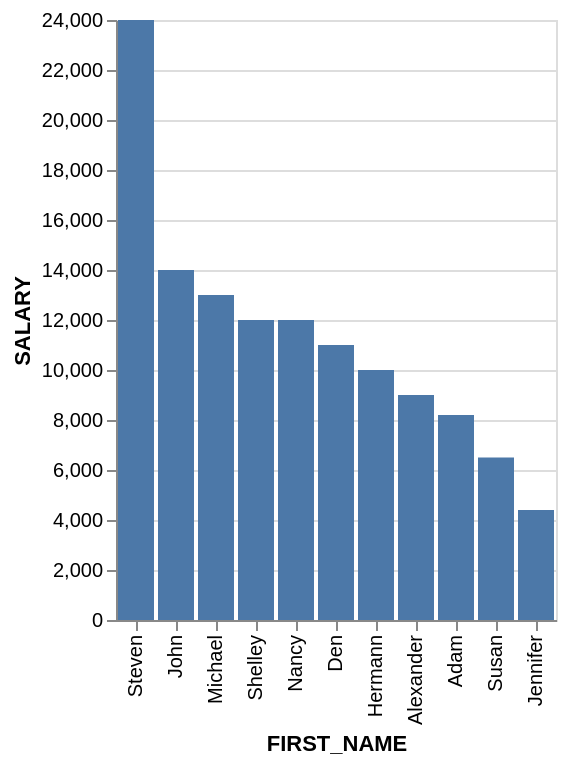

Vega-Lite specification for this chart:
### Vega-Lite specification from a JSON file in a GitHub repository (floating-point values rounded to 4 significant figures)
{"data": {"values": [{"x_data": "Steven", "y_data": 24000}, {"x_data": "John", "y_data": 14000}, {"x_data": "Michael", "y_data": 13000}, {"x_data": "Shelley", "y_data": 12000}, {"x_data": "Nancy", "y_data": 12000}, {"x_data": "Den", "y_data": 11000}, {"x_data": "Hermann", "y_data": 10000}, {"x_data": "Alexander", "y_data": 9000}, {"x_data": "Adam", "y_data": 8200}, {"x_data": "Susan", "y_data": 6500}, {"x_data": "Jennifer", "y_data": 4400}]}, "mark": "bar", "encoding": {"x": {"field": "x_data", "type": "nominal", "title": "FIRST_NAME", "sort": {"op": "sum", "field": "y_data", "order": "descending"}}, "y": {"field": "y_data", "type": "quantitative", "title": "SALARY"}}}
